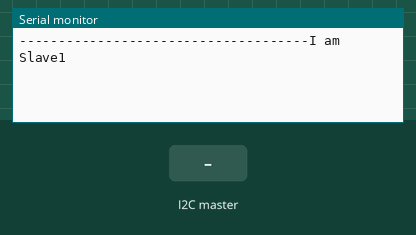
Recording of a sketch running on a simulated Arduino Uno, built with avr-gcc and run on an emulated ATmega328P. On the bench: the last lines printed to the serial monitor. The inputs (shaded band) are chosen by the test bench.

Above: at 2.2 s.
2.3 s: the I2C master sends the byte 1
At 3.5 s:
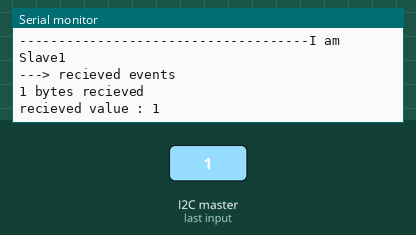
3.8 s: the I2C master sends the byte 0
At 4.9 s:
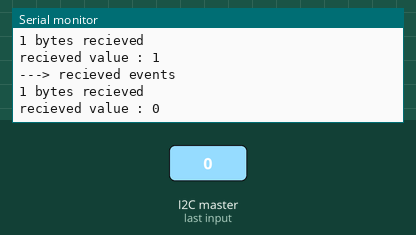

Measured:
- after the input at 2.3 s, the serial monitor: prints a new line at once (image 1)
- after the input at 3.8 s, the serial monitor: prints a new line at once (image 2)

The sketch:

i2ctut4.ino
```cpp
#include <Wire.h>

# define I2C_SLAVE_ADDRESS 11 // 12 pour l'esclave 2 et ainsi de suite

#define PAYLOAD_SIZE 2

void setup()
{
  Wire.begin(I2C_SLAVE_ADDRESS);
  Serial.begin(9600);
  Serial.println("-------------------------------------I am Slave1");
  delay(1000);
  Wire.onRequest(requestEvents);
  Wire.onReceive(receiveEvents);
}

void loop(){}

int n = 0;

void requestEvents()
{
  Serial.println(F("---> recieved request"));
  Serial.print(F("sending value : "));
  n=Wire.read();
  Serial.println(n);

   Wire.write(n);
}

void receiveEvents(int numBytes)
{
  Serial.println(F("---> recieved events"));
  n=Wire.read();
  Serial.print(numBytes);
  Serial.println(F(" bytes recieved"));
  Serial.print(F("recieved value : "));
  Serial.println(n);
}
```
